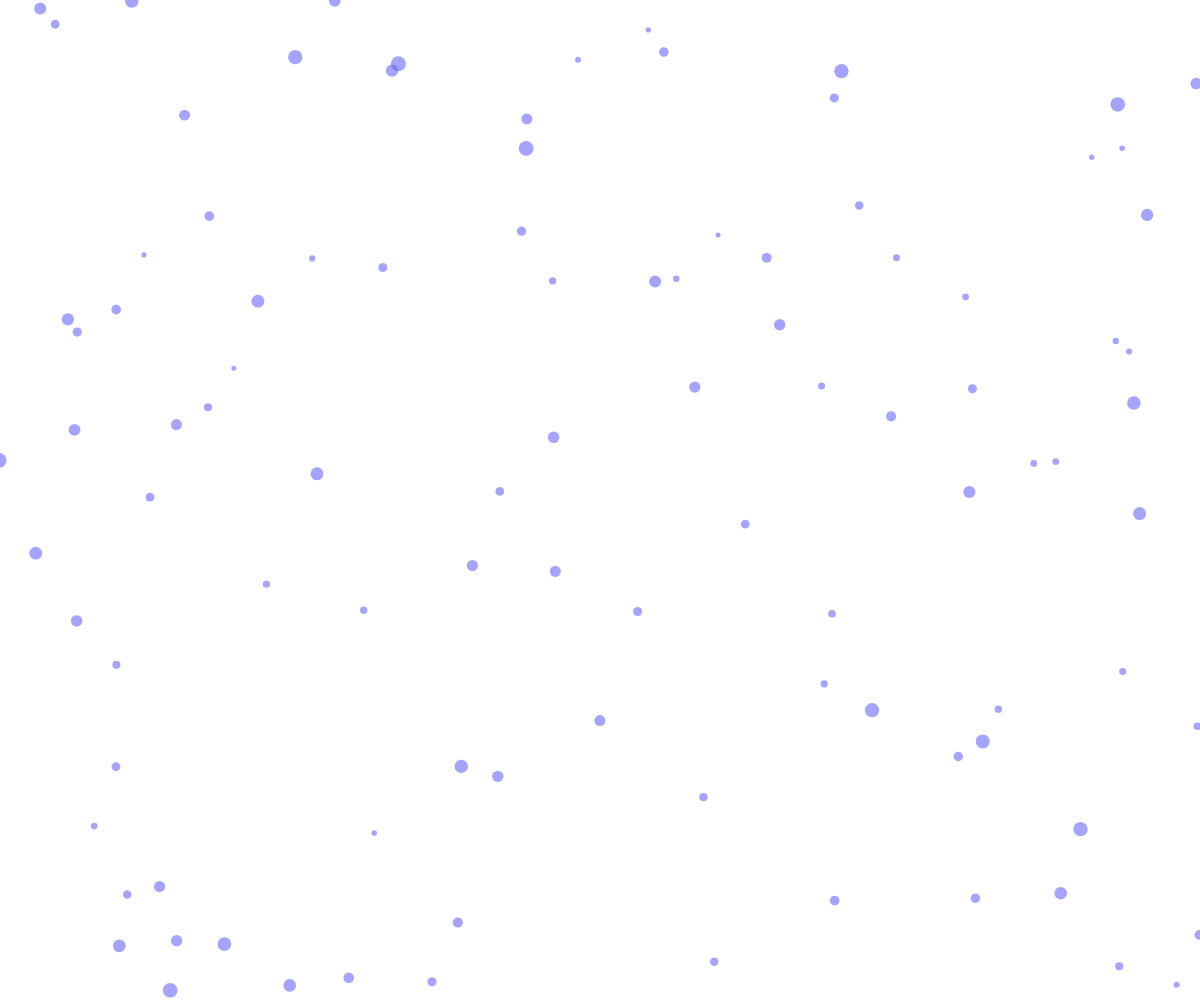
Frame 1 (no input)
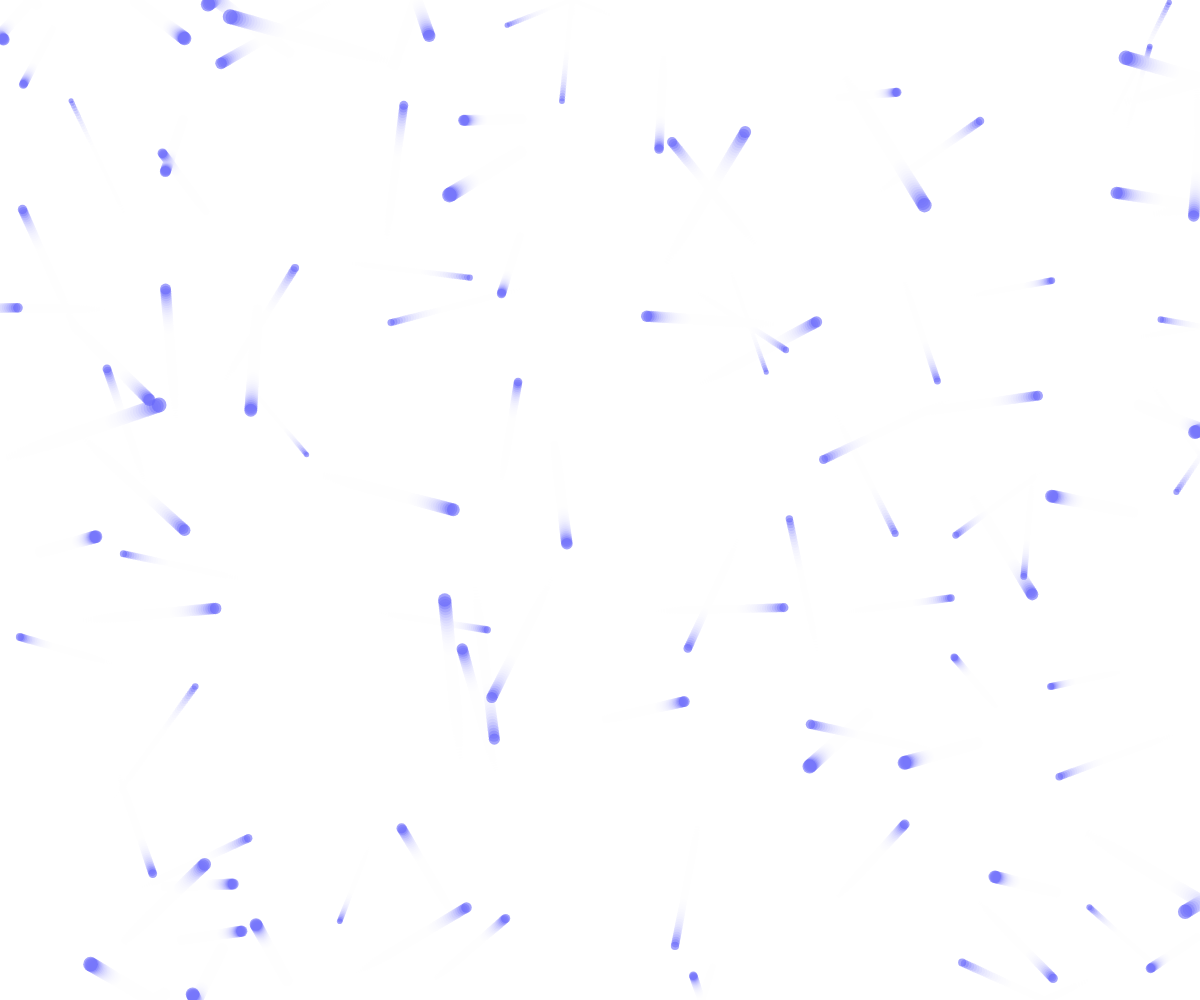
Frame 60 (no input)
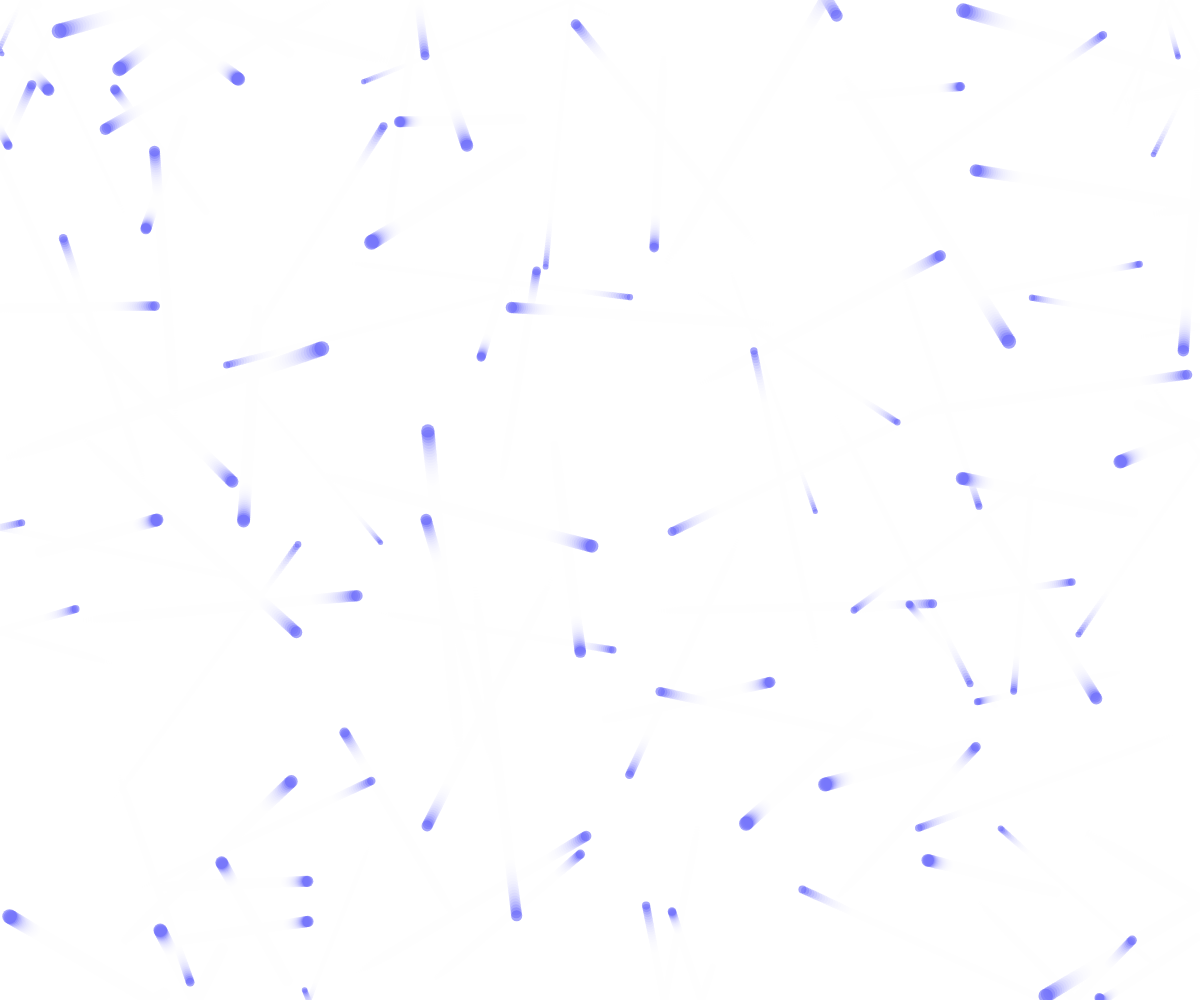
Frame 120 (the mouse pressed at the canvas centre since frame 60)

The p5.js sketch that drew these frames (run headless with seeded random() and noise() and a simulated clock; from frame 60 on, the mouse is pressed at the canvas centre):

// p5.js sketch
// ── sketch.js
 let colors = [];
let numParticles = 100;
let particles = [];

function setup() {
    createCanvas(windowWidth, windowHeight);
    for (let i = 0; i < numParticles; i++) {
        particles.push(new Particle(random(width), random(height)));
    }
}

function draw() {
    background(255, 50); // Fundo com leve transparência
    for (let particle of particles) {
        particle.update();
        particle.display();
    }
}

class Particle {
    constructor(x, y) {
        this.position = createVector(x, y);
        this.velocity = p5.Vector.random2D();
        this.velocity.mult(random(1, 3));
        this.size = random(5, 15);
    }

    update() {
        this.position.add(this.velocity);
        if (this.position.x > width || this.position.x < 0) {
            this.velocity.x *= -1;
        }
        if (this.position.y > height || this.position.y < 0) {
            this.velocity.y *= -1;
        }
    }

    display() {
        fill(100, 100, 250, 150);
        noStroke();
        ellipse(this.position.x, this.position.y, this.size);
    }
}

// ── styles.css
body {
    font-family: Arial, sans-serif;
    margin: 0;
    padding: 0;
    line-height: 1.6;
    position: relative;
    overflow: hidden;
}

header {
    background: rgba(51, 51, 51, 0.8);
    color: #fff;
    padding: 10px 0;
    text-align: center;
    position: relative;
    z-index: 1;
}

nav ul {
    list-style: none;
    padding: 0;
}

nav ul li {
    display: inline;
    margin: 0 15px;
}

nav ul li a {
    color: #fff;
    text-decoration: none;
}

section {
    padding: 20px;
    position: relative;
    z-index: 1;
}

.projeto {
    margin-bottom: 20px;
}

footer {
    text-align: center;
    padding: 10px 0;
    background: rgba(51, 51, 51, 0.8);
    color: #fff;
    position: relative;
    z-index: 1;
}
